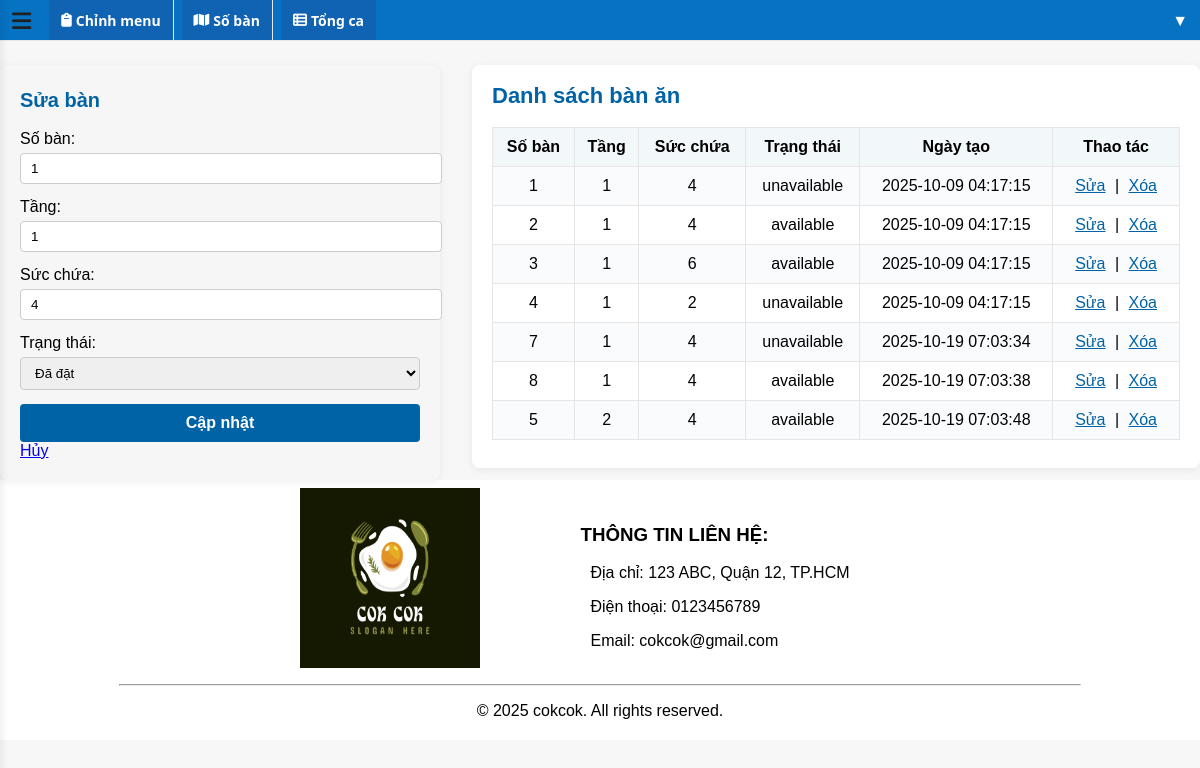
/ADMIN/table.php?edit=1, run on the app's committed database.
### tables this page shows
CREATE TABLE `tables` (
  `id` int(11) NOT NULL,
  `table_number` int(11) NOT NULL,
  `floor` int(11) NOT NULL DEFAULT 1,
  `qr_secret` varchar(64) NOT NULL DEFAULT '',
  `capacity` int(11) DEFAULT 4,
  `status` enum('available','unavailable') DEFAULT 'available',
  `created_at` timestamp NOT NULL DEFAULT current_timestamp()
);

### ADMIN/table.php (the view, shortened to what this page needs)
<?php
include '../functions/database.php';
$result = $conn->query("SELECT * FROM tables ORDER BY floor, table_number");
?>
<head>
</head>
<div class="table-management-container">
    <div class="table-add-form">
        <?php
        if (isset($_GET['edit'])):
            $id = intval($_GET['edit']);
            $edit = $conn->query("SELECT * FROM tables WHERE id = $id")->fetch_assoc();
        ?>
        <h3>Sửa bàn</h3>
        <form action="process.php" method="post">
            <label for="table_number">Số bàn:</label>
            <input type="number" id="table_number" name="table_number" value="<?= $edit['table_number'] ?>" required>
            <label for="floor">Tầng:</label>
            <input type="number" id="floor" name="floor" value="<?= $edit['floor'] ?>" min="1" required>
            <label for="capacity">Sức chứa:</label>
            <input type="number" id="capacity" name="capacity" value="<?= $edit['capacity'] ?>" required>
            <label for="status">Trạng thái:</label>
            <select id="status" name="status">
                <option value="unavailable" <?= $edit['status']=='unavailable'?'selected':'' ?>>Đã đặt</option>
            </select>
            <button type="submit" name="update">Cập nhật</button>
            <a href="table.php">Hủy</a>
        </form>
        <?php endif; ?>
    </div>
    <div class="table-list-section">
        <h2>Danh sách bàn ăn</h2>
        <table class="table-list">
            <tr>
                <th>Số bàn</th>
                <th>Tầng</th>
                <th>Sức chứa</th>
                <th>Trạng thái</th>
                <th>Ngày tạo</th>
                <th>Thao tác</th>
            </tr>
            <?php while($row = $result->fetch_assoc()): ?>
            <tr>
                <td><?= $row['table_number'] ?></td>
                <td><?= $row['floor'] ?></td>
                <td><?= $row['capacity'] ?></td>
                <td><?= $row['status'] ?></td>
                <td><?= $row['created_at'] ?></td>
                <td>
                    <a href="table.php?edit=<?= $row['id'] ?>">Sửa</a> |
                    <a href="table.php?delete=<?= $row['id'] ?>" onclick="return confirm('Xác nhận xóa bàn này?');">Xóa</a>
                </td>
            </tr>
            <?php endwhile; ?>
        </table>
    </div>
</div>
<?php
include '../includes/masterAdmin.php';
?>

### assets/css/order.css (style rules this page uses)
:root { --brand:#0b72cf; --bg:#f5f7fb; --card:#fff; --muted:#7a8599; --line:#e6e8ee; --green:#1bb869; }
body { background:var(--bg); }

### assets/css/login.css (style rules this page uses)
body, html { height: 100%; margin: 0; font-family: "Segoe UI", Arial, sans-serif; }

### assets/css/listmenu.css (style rules this page uses)
body { font-family: Arial, sans-serif; background: #f7f7f7; }
h2 { margin-bottom: 20px; }
table { border-collapse: collapse; width: 100%; background: #fff; }
th, td { border: 1px solid #eee; padding: 10px; text-align: center; }
tr:nth-child(even) { background: #f2f2f2; }
input[type="text"], input[type="number"] { width: 95%; padding: 7px; border: 1px solid #ccc; border-radius: 4px; }

### assets/css/table.css (style rules this page uses)
.table-management-container { display: flex; gap: 32px; align-items: flex-start; width: 100%; margin-top: 24px; flex-wrap: wrap; }
.table-add-form { flex: 1 1 320px; width: 100%; max-width: 400px; min-width: 220px; background: #f6f6f6; padding: 24px 20px 20px 20px; border-radius: 8px; box-shadow: 0 2px 8px #0001; display: flex; flex-direction: column; justify-content: flex-start; margin: 0 auto; }
.table-add-form h3 { margin-top: 0; margin-bottom: 18px; font-size: 20px; color: #0063a6; }
.table-add-form label { font-weight: 500; display: block; margin-bottom: 5px; }
.table-add-form input, .table-add-form select { width: 100%; padding: 7px 10px; margin-bottom: 14px; border: 1px solid #ccc; border-radius: 4px; }
.table-add-form button { width: 100%; background: #0063a6; color: #fff; padding: 10px 0; border: none; border-radius: 4px; font-size: 16px; cursor: pointer; font-weight: bold; transition: background 0.2s; }
.table-list-section { flex: 2 1 0px; min-width: 340px; background: #fff; padding: 18px 20px; border-radius: 8px; box-shadow: 0 2px 8px #0001; }
.table-list-section h2 { margin-top: 0; margin-bottom: 18px; font-size: 22px; color: #0063a6; }
.table-list { width: 100%; border-collapse: collapse; font-size: 16px; margin-bottom: 10px; }
.table-list th, .table-list td { border: 1px solid #e5e5e5; padding: 10px 8px; text-align: center; }
.table-list th { background: #f2f7fa; font-weight: bold; }
.table-list tr:nth-child(even) { background: #f9fbfd; }
.table-list a { color: #0063a6; text-decoration: underline; margin: 0 5px; font-weight: 500; }

### data on the page
tables: table_number "1", floor "1", capacity "4", status "Đã đặt", status "unavailable", created_at "2025-10-09 04:17:15"
tables: table_number "2", floor "1", capacity "4", status "available", created_at "2025-10-09 04:17:15"
tables: table_number "3", floor "1", capacity "6", status "available", created_at "2025-10-09 04:17:15"
tables: table_number "4", floor "1", capacity "2", status "unavailable", created_at "2025-10-09 04:17:15"
tables: table_number "7", floor "1", capacity "4", status "unavailable", created_at "2025-10-19 07:03:34"
tables: table_number "8", floor "1", capacity "4", status "available", created_at "2025-10-19 07:03:38"
tables: table_number "5", floor "2", capacity "4", status "available", created_at "2025-10-19 07:03:48"
